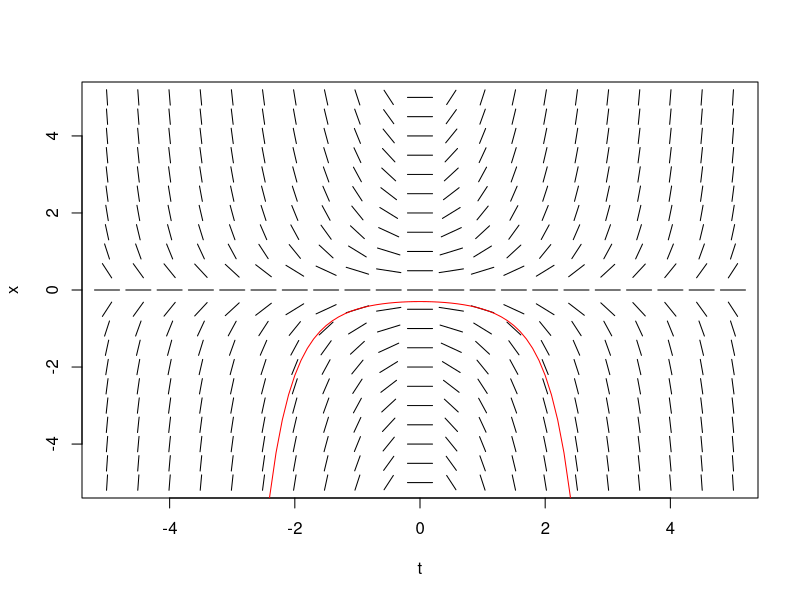
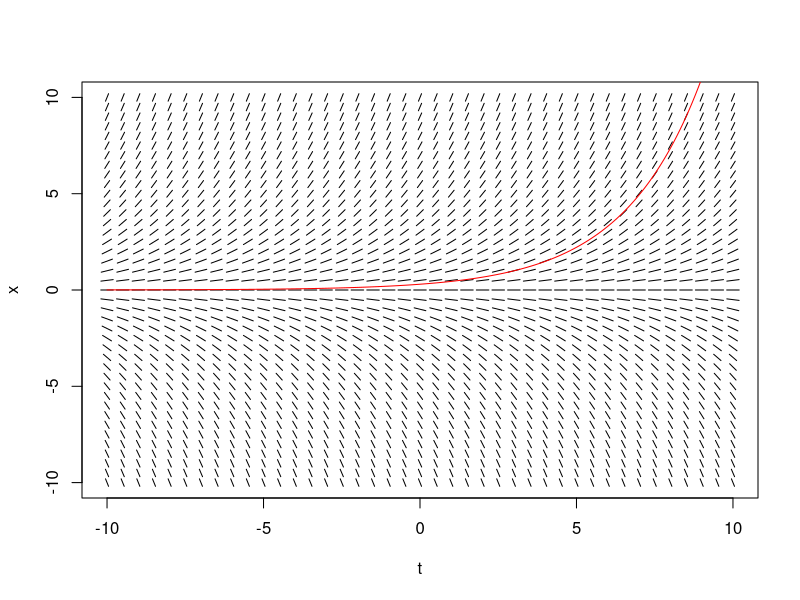
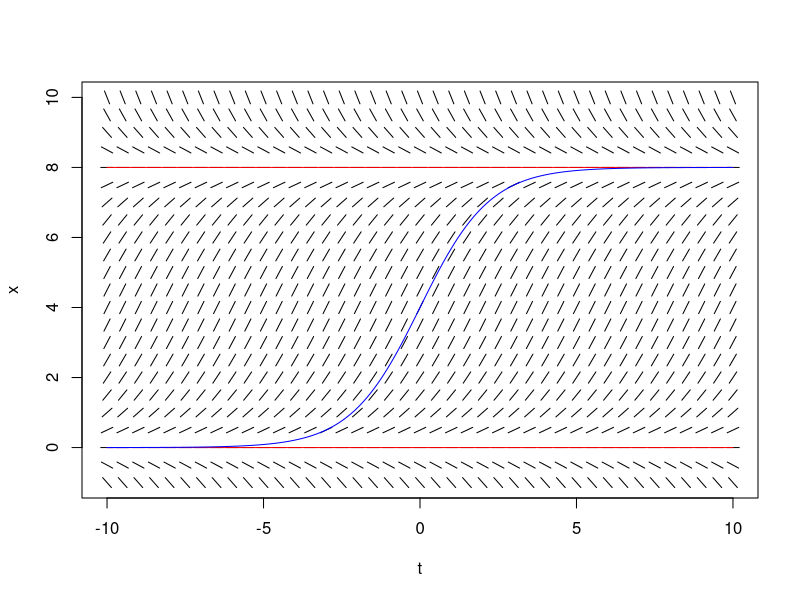

These charts were generated, in order, by the following R code:

# funktion zum plot des richtungsfelds
rf <- function(f,t,x,l=0.2){
  plot(0,0,col="white",xlim=c(min(t),max(t)),ylim=c(min(x),max(x)),xlab="t",ylab="x")
  for (i in 1:length(t)){
    for (j in 1:length(x)){
      w<-l/(2*sqrt(1+f(t[i],x[j])^2))
      lines(c(t[i]-w,t[i]+w),c(x[j]-w*f(t[i],x[j]),x[j]+w*f(t[i],x[j])) ) 
    }
  }
}


# nicht-autonome DGL  #####################
f<-function(t,x){t*x}                                  #funktion f definieren
t<- seq(-5,5, by = 0.5)                                #gitter fuer
x<- seq(-5,5, by = 0.5)                                # das richtunsfeld waehlen
rf(f,t,x,0.4)                                          #richtungsfeld plotten
t1<- seq(-4,4, by = 0.1); C<- -0.3                         #argumente fuer loesung und konstante festlegen
lines(t1,C*exp(0.5*t1^2),col="red")                    #loesung plotten


# exponentielles Wachstum  ################
r<-0.4                                                 #parameter festlegen
f<-function(t,x){r*x}                                  #funktion f defnieren
t<- seq(-10,10, by = 0.5)                              #gitter fuer
x<- seq(-10,10, by = 0.5)                              # das richtungsfeld waehlen
rf(f,t,x,0.4)                                          #richtungsfeld plotten
t1<- seq(-10,10, by = 0.1); C<-0.3                       #argumente fuer loesung und konstante festlegen
lines(t1,C*exp(r*t1),col="red")                        #loesung plotten


# logistisches Wachstum  ##################
r<-0.9; K<-8                                           #parameter festlegen
f<-function(t,x){r*(1-x/K)*x}                          #funktion f definieren
t<- seq(-10,10, by = 0.5)                              #gitter fuer
x<- seq(-1,10, by = 0.5)                               # das richtungsfeld waehlen
rf(f,t,x,0.4)                                          #richtungsfeld plotten
# loesungen plotten:
t1<- seq(-10,10, by = 0.1);                            #argumente fuer loesung 
lines(t1,rep(K,length(t1)),col="red")                  #stationaere Loesung
lines(t1,rep(0,length(t1)),col="red")                  #stationaere Loesung
C<- 1                                                  #Konstante waehlen
lines(t1,K*C*exp(r*t1)/(1+C*exp(r*t1)),col="blue")     #loesung plotten








